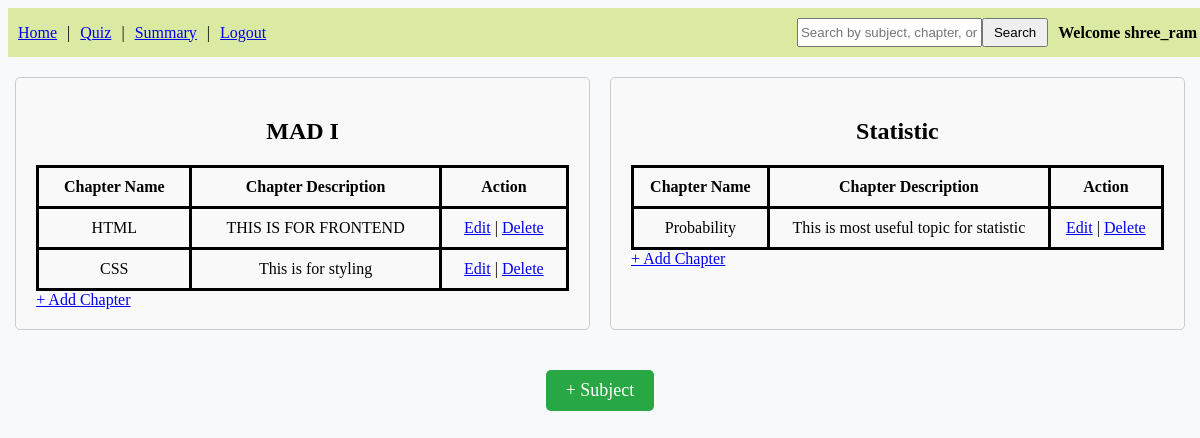
Screenshot of /admin_dash (signed in) with the database file from the repository.
### models/model.py (models this page shows)
class Subject(db.Model):
    id = db.Column(db.Integer, primary_key=True, autoincrement=True)
    name = db.Column(db.String(100), nullable=False)
    description = db.Column(db.Text)
    chapters = db.relationship('Chapter', backref='subject', lazy=True)

class Chapter(db.Model):
    id = db.Column(db.Integer, primary_key=True, autoincrement=True)
    name = db.Column(db.String(100), nullable=False)
    description = db.Column(db.Text)
    subject_id = db.Column(db.Integer, db.ForeignKey('subject.id'), nullable=False)
    quizzes = db.relationship('Quiz', backref='chapter', lazy=True)

### controllers/controller.py (the view)
@app.route('/admin_dash')
def admindash():
    username = session['username']
    if 'username' not in session:
        return redirect('/')
    subjects = Subject.query.order_by(Subject.id).all()
    chapters = Chapter.query.all()
    return render_template('admin_dash.html', username=username, subjects=subjects, chapters=chapters)

### templates/admin_dash.html (shortened to what this page needs)
<!DOCTYPE html>
<html>
<head>
    <link rel="stylesheet" href="static/style.css">
</head>
<body>
    <div class="navbar">
        <div class="nav-links">
            <a href="/admin_dash">Home</a> |
            <a href="/quiz">Quiz</a> |
            <a href="/adm_summary">Summary</a> |
            <a href="/logout">Logout</a>
        </div>
        <div class="right-section">
            <div>
                <form action="/search" method="GET" style="display: flex;">
                    <input type="text" name="query" placeholder="Search by subject, chapter, or quiz" />
                    <button type="submit" class="search-button">Search</button>
                </form>
            </div>
            <strong>Welcome {{ username }}</strong>
        </div>
    </div>
    {% if subjects|length != 0 %}
    <div class="subject-container">
        {% for subject in subjects %}
            <div class="subject-box">
                <h2 style="text-align: center;">{{ subject.name }}</h2>
                <table>
                    <thead>
                        <tr>
                            <th>Chapter Name</th>
                            <th>Chapter Description</th>
                            <th>Action</th>
                        </tr>
                    </thead>
                    <tbody>
                        {% for chapter in chapters %}
                            {% if chapter.subject_id == subject.id %}
                            <tr>
                                <td>{{ chapter.name }}</td>
                                <td>{{ chapter.description }}</td>
                                <td><a href="/edit/chapter/{{ chapter.id }}">Edit</a> | <a href="/delete/chapter/{{ chapter.id }}">Delete</a></td>
                            </tr>
                            {% endif %}
                        {% endfor %}
                    </tbody>
                </table>
                <a href="/add/chapter/{{ subject.id }}">+ Add Chapter</a>
            </div>
        {% endfor %}
    </div>
    {% else %}
        <p>subjects not found</p>
    {% endif %}
    <div style="display: flex; justify-content: center; margin-top: 20px;">
        <a href="/add/subject" style="padding: 10px 20px; background-color: #28a745; color: white; text-decoration: none; border-radius: 5px; font-size: 18px;">+ Subject</a>
    </div>
</body>
</html>

### static/style.css (style rules this page uses)
.navbar { width: 100%; background-color: rgb(219, 234, 163); display: flex; align-items: center; justify-content: space-between; padding: 10px; }
.nav-links { display: flex; gap: 10px; }
.right-section { margin-right: 5px; display: flex; align-items: center; gap: 10px; }
.search-button { padding: 5px 10px; cursor: pointer; }
body { background-color: #f8f9fa; }

### templates/admin_dash.html (style rules this page uses)
table { width: 100%; border-color: black; border-style: solid; border-collapse: collapse; }
th, td { border-style: solid; border-color: black; border-collapse: collapse; padding: 10px; text-align: center; }
.subject-container { display: flex; flex-wrap: wrap; justify-content: center; gap: 20px; }
.subject-box { width: 45%; border: 1px solid #ccc; padding: 20px; margin: 20px 0; border-radius: 5px; background-color: #f9f9f9; max-height: 250px; overflow-y: auto; }

### rows the page displays
Subject: name "MAD I"
Chapter: name "HTML", description "THIS IS FOR FRONTEND"
Chapter: name "CSS", description "This is for styling"
Subject: name "Statistic"
Chapter: name "Probability", description "This is most useful topic for statistic"

### other values shown
{{ username }} "shree_ram"
